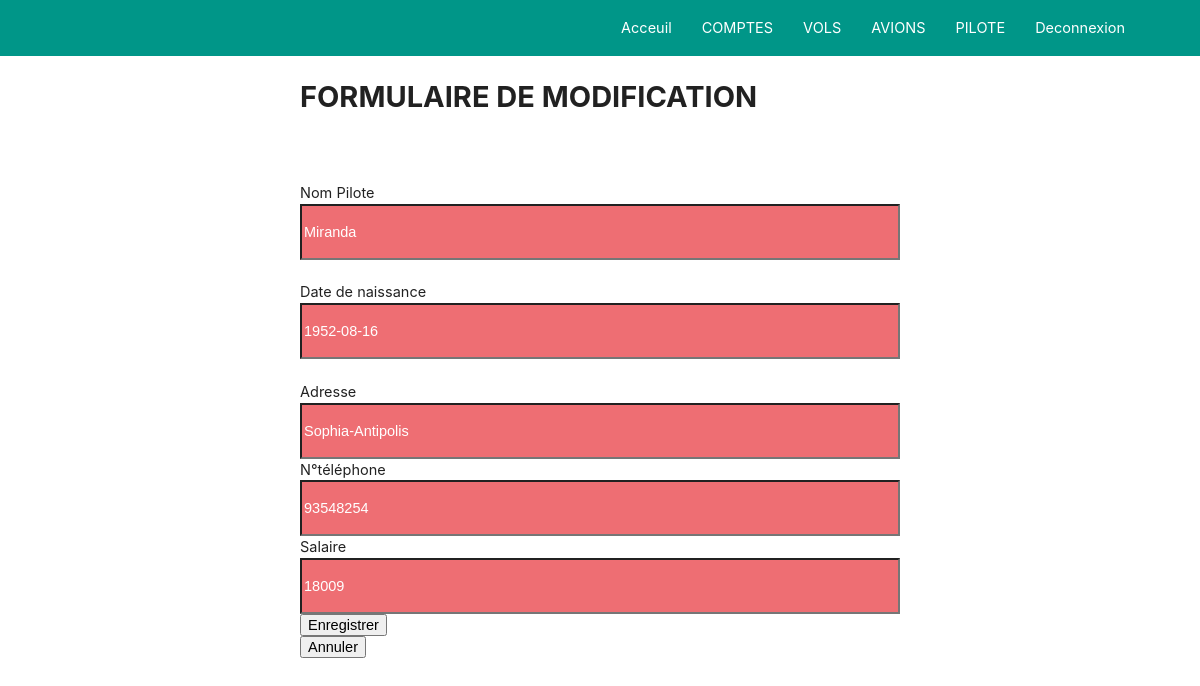
The app's page /admin/fiche_pilote.php?id=1 (signed in) with its own data.
### tables this page shows
CREATE TABLE `pilote` (
  `idpil` int(5) NOT NULL,
  `nompil` varchar(40) DEFAULT NULL,
  `dnaiss` date DEFAULT NULL,
  `adr` varchar(40) DEFAULT NULL,
  `tel` varchar(40) DEFAULT NULL,
  `sal` decimal(10,0) DEFAULT NULL
);

### admin/fiche_pilote.php (the view, shortened to what this page needs)
<?php
$idpil = $_GET['id'];
require_once "../connexion_db/conn_db.php";
$requete = "SELECT  *  FROM pilote  WHERE idpil = $idpil";
$infos_brutes = mysqli_query($db, $requete) or die("Une erreur est survenue  durant l'exécution de la requête: ".mysqli_error());
$infos_utilisateur = mysqli_fetch_assoc($infos_brutes);
?>
<link rel="stylesheet" type="text/css" href="../style.css">
<?php
include "navigation.php";
?>
<form action="modif_pilote.php?" method="POST">
    <h1>FORMULAIRE DE MODIFICATION</h1>
    <br>
    <br>
    <div>
        <label for="nom">Nom Pilote</label>
        <input type="text" name="nompil" value="<?php echo $infos_utilisateur['nompil']; ?>">
    </div>
    <br>
    <div>
        <label for="nom">Date de naissance</label>
        <input type="text" name="dnaiss" value="<?php echo $infos_utilisateur['dnaiss']; ?>">
    </div>
    <br>
    <div>
        <label for="nom">Adresse</label>
        <input type="text" name="adr" value="<?php echo $infos_utilisateur['adr']; ?>">
    </div>
    <div>
        <div>
            <label for="nom">N°téléphone</label>
            <input type="text" name="tel" value="<?php echo $infos_utilisateur['tel']; ?>">
        </div>
    </div>
        <div>
            <label for="nom">Salaire</label>
            <input type="text" name="sal" value="<?php echo $infos_utilisateur['sal']; ?>">
        </div>
    <div>
        <input type="submit" name="enregistrer" value="Enregistrer">
    </div>
    <div>
        <input type="submit" name="annuler" value="Annuler">
    </div>
</form>

### style.css (style rules this page uses)
button,input,select { font-family:sans-serif;font-size:100%;line-height:1.15;margin:0 }
input:not([type]),input[type=text]:not(.browser-default),input[type=password]:not(.browser-default),input[type=email]:not(.browser-default),input[type=url]:not(.browser-default),input[type=time]:not(.browser-default),input[type=date]:not(.browser-default),input[type=datetime]:not(.browser-default),input[type=datetime-local]:not(.browser-default),input[type=tel]:not(.browser-default),input[type=number]:not(.browser-default),input[type=search]:not(.browser-default), nav { color:#fff;background-color:#ee6e73;width:100%;height:56px;line-height:56px }

### admin/fiche_pilote.php (style rules this page uses)
form { width: 600px; height: 600px; margin-left:300px; }

### records on screen
pilote: nompil "Miranda", dnaiss "1952-08-16", adr "Sophia-Antipolis", tel "93548254", sal "18009"
